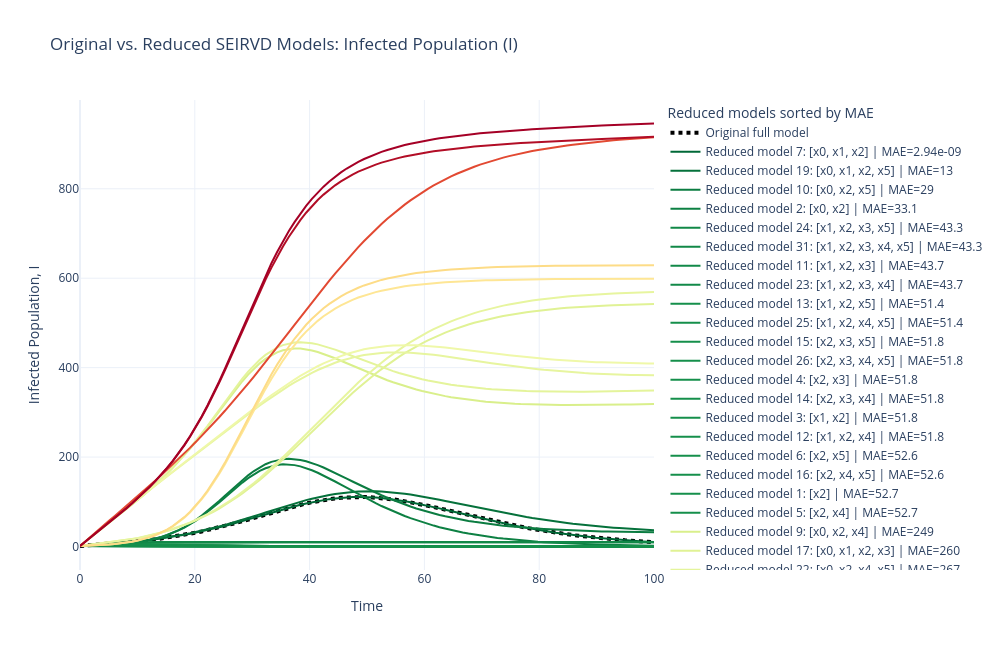

This figure's notebook cell:
### Markdown cell above
> **Interactive Plotly note:** The next figure is interactive in Visual Studio Code (VS Code) or another Jupyter front end. GitHub does not reliably render interactive Plotly output, so a static Matplotlib equivalent is included immediately afterward.

### Code cell
from autoreduce.utils.reduction import get_reducible, get_ODE
import numpy as np
import plotly.graph_objects as go
import matplotlib.pyplot as plt

# Solve original full model
sys_ode = get_ODE(sys, timepoints_ode)
orig_sol = sys_ode.solve_system().T

# Original output: y = Cx
orig_output = np.ravel(np.array(C) @ orig_sol)

reduced_results = []

for i, model in enumerate(reduced_models):
    try:
        red_ode = get_ODE(model, timepoints_ode)
        red_sol = red_ode.solve_system().T

        # reduced output
        red_C = np.array(model.C)
        red_output = np.ravel(red_C @ red_sol)

        # compare to original
        mae = np.mean(np.abs(orig_output - red_output))

        reduced_results.append({
            "name": f"Reduced model {i+1}: {model.x}",
            "model": model,
            "output": red_output,
            "mae": mae
        })

    except Exception as e:
        print(f"Reduced model {i+1} failed: {model.x}")
        print(e)

# Sort best to worst
reduced_results = sorted(reduced_results, key=lambda d: d["mae"])

# Color by error
mae_values = [r["mae"] for r in reduced_results]

norm = plt.Normalize(min(mae_values), max(mae_values))
cmap = plt.colormaps["RdYlGn_r"]  # green = closer, red = worse

fig = go.Figure()

# Original model as dotted black reference
fig.add_trace(
    go.Scatter(
        x=timepoints_ode,
        y=orig_output,
        mode="lines",
        name="Original full model",
        line=dict(color="black", dash="dot", width=4)
    )
)

# Add reduced models in sorted order
for r in reduced_results:
    rgba = cmap(norm(r["mae"]))
    color = (
        f"rgb({int(rgba[0]*255)},"
        f"{int(rgba[1]*255)},"
        f"{int(rgba[2]*255)})"
    )

    fig.add_trace(
        go.Scatter(
            x=timepoints_ode,
            y=r["output"],
            mode="lines",
            name=f"{r['name']} | MAE={r['mae']:.3g}",
            line=dict(color=color, width=2)
        )
    )

fig.update_layout(
    title="Original vs. Reduced SEIRVD Models: Infected Population (I)",
    xaxis_title="Time",
    yaxis_title="Infected Population, I",
    legend_title="Reduced models sorted by MAE",
    template="plotly_white",
    width=1000,
    height=650
)

fig.show()
